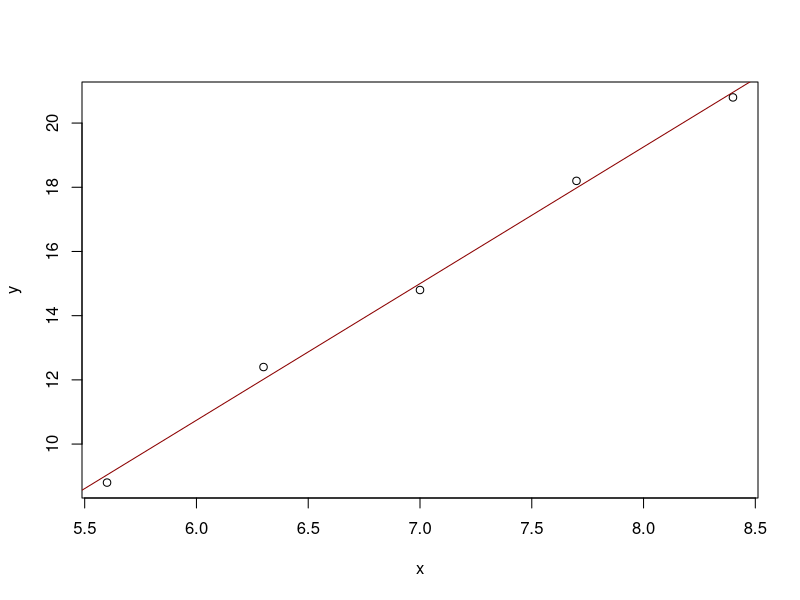

Source code (R):
## ---- chunk 1
knitr::opts_chunk$set(echo = TRUE)
## ---- chunk 2
x <- c(5.6,6.3, 7, 7.7, 8.4)
y <- c(8.8, 12.4, 14.8, 18.2, 20.8)
data <- as.data.frame(cbind(x,y))
lm <- lm(y~x, data = data)
summary(lm)
plot(data$x,data$y, xlab = "x", ylab = "y")
abline(lm, col = 'darkred')
## ---- chunk 3
x <- 2.30
y <- 4.10
revenue <- function(x,y){
  return(x*(81 - 21*x + 17*y) + y*(40 + 11*x - 23*y))
}
revenue(x,y)
## ---- chunk 4
eqn <- expression(1/6 *(x^2) + 1/6*(96-x)^2 + 7*x + 25*(96-x) + 700)
D(eqn, 'x')
## ---- chunk 5
f <- function(x)  (1/6 * (2 * x) - 1/6 * (2 * (96 - x)) + 7 - 25)
uniroot(f, lower=0.1, upper=100000000)$root
## ---- chunk 6
format(1/24*(exp(32) - exp(16)) * (exp(12) - exp(6)), scientific = F)
